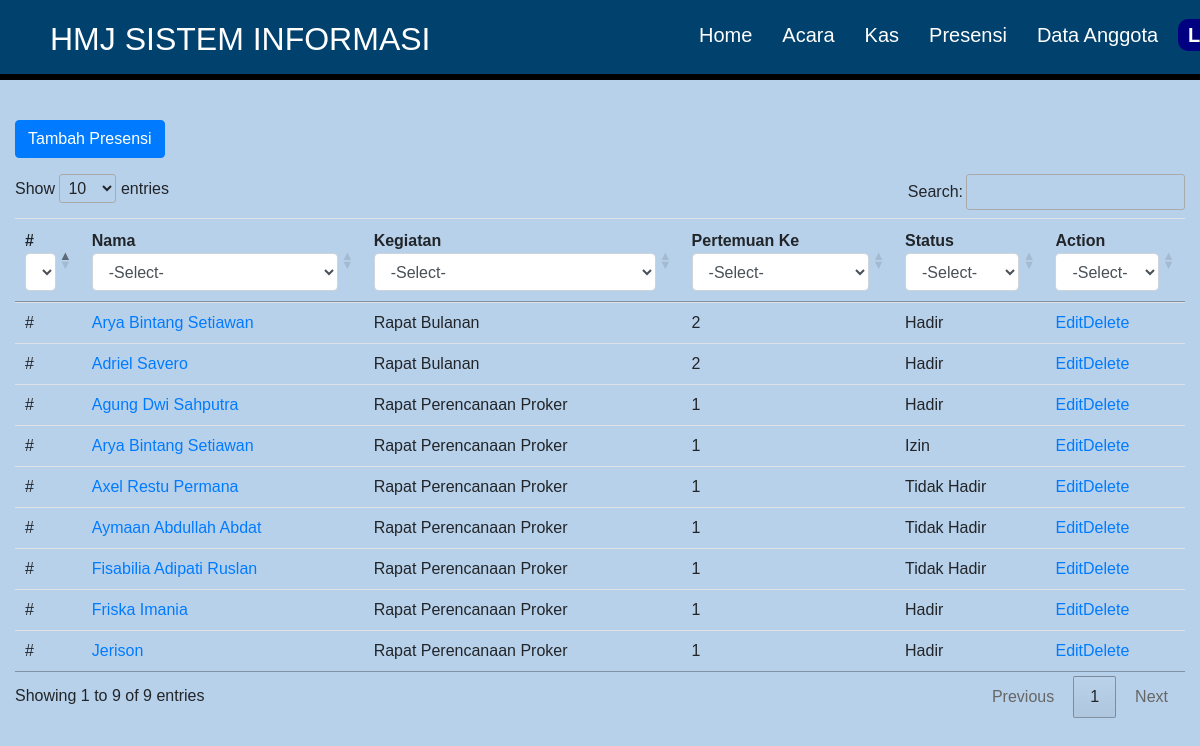
/presensi/index.php (signed in), run on the app's committed database.
### tables this page shows
CREATE TABLE `presensi_mhs` (
  `presensi_id` int(100) NOT NULL AUTO_INCREMENT,
  `rapat_id` int(11) DEFAULT NULL,
  `mhs_id` int(100) DEFAULT NULL,
  `status` varchar(100) NOT NULL,
  `created_at` timestamp NULL DEFAULT current_timestamp(),
  `updated_at` timestamp NULL DEFAULT current_timestamp(),
  PRIMARY KEY (`presensi_id`)
);

CREATE TABLE `tbl_mhs` (
  `mhs_id` int(11) NOT NULL AUTO_INCREMENT,
  `nama_mhs` varchar(100) NOT NULL,
  `nim_mhs` varchar(100) NOT NULL,
  `jabatan_id` int(11) NOT NULL,
  `ttl_mhs` varchar(100) NOT NULL,
  `divisi` varchar(100) NOT NULL,
  `pw_mhs` varchar(100) NOT NULL,
  PRIMARY KEY (`mhs_id`)
);

CREATE TABLE `rapat` (
  `rapat_id` int(11) NOT NULL AUTO_INCREMENT,
  `judul` varchar(255) NOT NULL,
  `keterangan` text DEFAULT NULL,
  `rapat_ke` varchar(12) NOT NULL,
  `tanggal` date NOT NULL,
  `kesimpulan` text DEFAULT NULL,
  `created_at` timestamp NOT NULL DEFAULT current_timestamp(),
  `updated_at` timestamp NOT NULL DEFAULT current_timestamp(),
  PRIMARY KEY (`rapat_id`)
);

### presensi/read.php (the view)
<?php
    include('../config/conn.php');
    $sql = "SELECT * FROM rapat JOIN presensi_mhs ON rapat.rapat_id = presensi_mhs.rapat_id JOIN tbl_mhs ON presensi_mhs.mhs_id = tbl_mhs.mhs_id ORDER BY presensi_mhs.created_at DESC";
    $results = mysqli_query($conn, $sql);
?>
<div class="col-12" style="margin-top: 120px">
    <div class="row">
        <div class="col-12">
            <a href="index.php?page=create" class="btn btn-primary">Tambah Presensi</a>
        </div>
    </div>
    <div class="row mt-3">
        <div class="col-12">
            <table class="table" id="myTable">
                <thead>
                    <tr>
                        <th scope="col">#</th>
                        <th scope="col">Nama</th>
                        <th scope="col">Kegiatan</th>
                        <th scope="col">Pertemuan Ke</th>
                        <th scope="col">Status</th>
                        <th scope="col">Action</th>
                    </tr>
                </thead>
                <tbody>
                <?php foreach ($results as $result) { ?>
                    <tr>
                        <td>#</td>
                        <td>
                            <a href="index.php?page=detail&id=<?= $result['mhs_id']; ?>">
                                <?= $result["nama_mhs"]?>
                            </a>
                        </td>
                        <td>
                            <?= $result["judul"] ?>
                        </td>
                        <td>
                            <?= $result["rapat_ke"] ?>
                        </td>
                        <td>
                            <?= $result["status"] ?>
                        </td>
                        <td>
                            <div class="d-flex">
                                <a href="index.php?page=edit&id=<?= $result['presensi_id']; ?>">
                                    Edit
                                </a>
                                <a href="delete.php?id=<?= $result['presensi_id'] ?>">
                                    Delete
                                </a>
                            </div>
                        </td>
                    </tr>
                <?php } ?>
                </tbody>
            </table>
        </div>
    </div>
</div>

### assets/css/style.css (style rules this page uses)
* { padding: 0; margin: 0; font-family:Verdana, Geneva, Tahoma, sans-serif; scroll-behavior: smooth; }
body { padding: 0; margin: 0; height: 50%; min-height: 5%; background-color: #B8D1EA; z-index: auto; }

### data on the page
presensi_mhs: mhs.nama_mhs "Arya Bintang Setiawan", rapat.judul "Rapat Bulanan", rapat.rapat_ke "2", status "Hadir"
presensi_mhs: mhs.nama_mhs "Adriel Savero", rapat.judul "Rapat Bulanan", rapat.rapat_ke "2", status "Hadir"
presensi_mhs: mhs.nama_mhs "Agung Dwi Sahputra", rapat.judul "Rapat Perencanaan Proker", rapat.rapat_ke "1", status "Hadir"
presensi_mhs: mhs.nama_mhs "Arya Bintang Setiawan", rapat.judul "Rapat Perencanaan Proker", rapat.rapat_ke "1", status "Izin"
presensi_mhs: mhs.nama_mhs "Axel Restu Permana", rapat.judul "Rapat Perencanaan Proker", rapat.rapat_ke "1", status "Tidak Hadir"
presensi_mhs: mhs.nama_mhs "Aymaan Abdullah Abdat", rapat.judul "Rapat Perencanaan Proker", rapat.rapat_ke "1", status "Tidak Hadir"
presensi_mhs: mhs.nama_mhs "Fisabilia Adipati Ruslan", rapat.judul "Rapat Perencanaan Proker", rapat.rapat_ke "1", status "Tidak Hadir"
presensi_mhs: mhs.nama_mhs "Friska Imania", rapat.judul "Rapat Perencanaan Proker", rapat.rapat_ke "1", status "Hadir"
presensi_mhs: mhs.nama_mhs "Jerison", rapat.judul "Rapat Perencanaan Proker", rapat.rapat_ke "1", status "Hadir"
